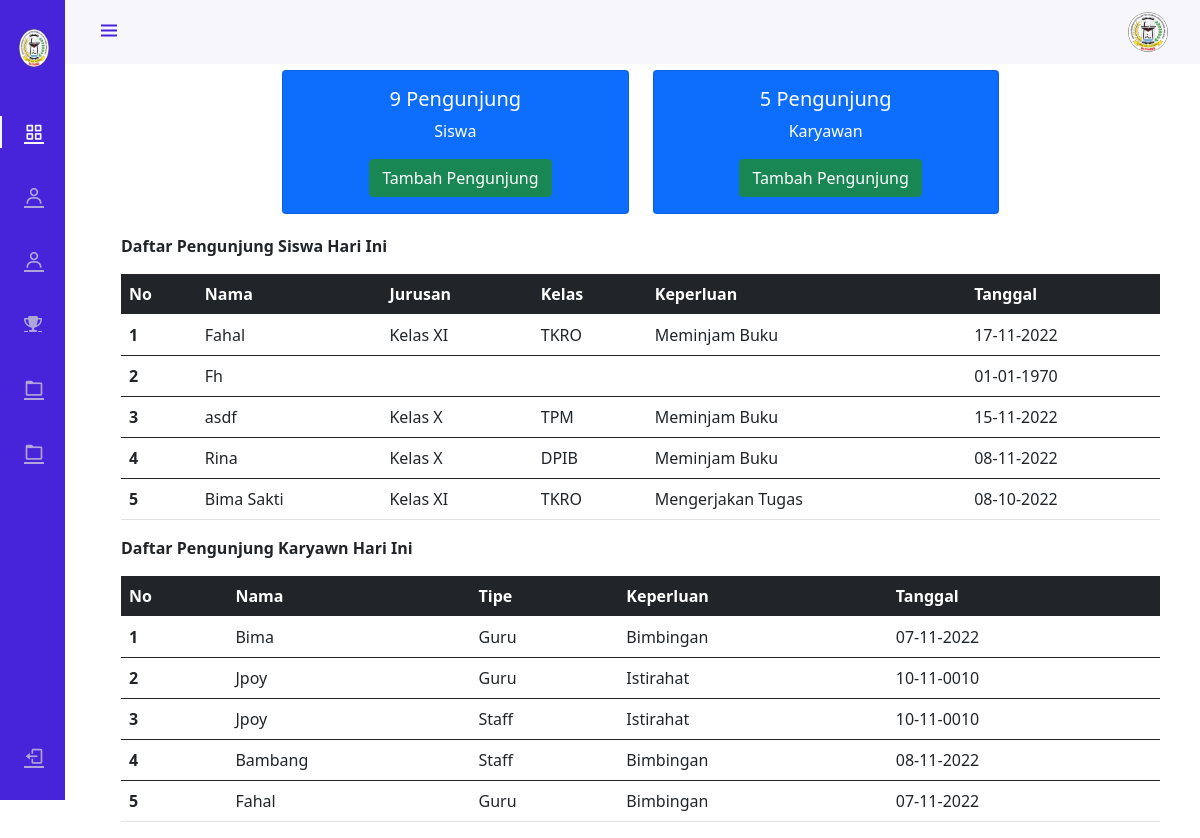
The page / (signed in) on the database its author committed.
### tables this page shows
CREATE TABLE `siswa` (
  `id` int(11) NOT NULL,
  `nama` varchar(256) NOT NULL,
  `kelas` varchar(256) NOT NULL,
  `jurusan` varchar(256) NOT NULL,
  `keperluan` varchar(256) NOT NULL,
  `tanggal` varchar(256) NOT NULL
);

CREATE TABLE `karyawan` (
  `id` int(11) NOT NULL,
  `nama` varchar(256) NOT NULL,
  `tipe` varchar(256) NOT NULL,
  `keperluan` varchar(256) NOT NULL,
  `tanggal` datetime NOT NULL
);

### index.php (the view, shortened to what this page needs)
<?php
include 'koneksi.php';
include 'templates/header.php';
$query_siswa = "SELECT count(*) AS jumlah FROM siswa";
$siswa = $conn->prepare($query_siswa);
$siswa->execute();
$res1 = $siswa->get_result();
$row = $res1->fetch_assoc();
$total_records_siswa = $row['jumlah'];
$query_karyawan = "SELECT count(*) AS jumlah FROM karyawan";
$karyawan = $conn->prepare($query_karyawan);
$karyawan->execute();
$res1 = $karyawan->get_result();
$row = $res1->fetch_assoc();
$total_records_karyawan = $row['jumlah'];
?>
<div class="content">
  <div class="row">
    <div class="col-sm-4 ">
      <div class="card bg-primary">
        <div class="card-body text-center text-white">
          <h5 class="card-title"><?php echo $total_records_siswa; ?> Pengunjung</h5>
          <p class="card-text">Siswa</p>
          <a href="siswa.php" class="btn btn-success">Tambah Pengunjung</a>
        </div>
      </div>
    </div>
    <div class="col-sm-4 ">
      <div class="card bg-primary">
        <div class="card-body text-center text-white">
          <h5 class="card-title"><?php echo $total_records_karyawan; ?> Pengunjung</h5>
          <p class="card-text">Karyawan</p>
          <a href="karyawan.php" class="btn btn-success">Tambah Pengunjung</a>
        </div>
      </div>
    </div>
  </div>
</div>
<div class="container">
  <div class="container-fluid">
    <nav aria-label="breadcrumb">
      <ol class="breadcrumb">
        <li class="breadcrumb-item" aria-current="page" style="font-weight: 800;">Daftar Pengunjung Siswa Hari Ini</li>
      </ol>
    </nav>
    <table class="table">
      <thead>
        <tr class="table-dark">
          <th scope="col">No</th>
          <th scope="col">Nama</th>
          <th scope="col">Jurusan</th>
          <th scope="col">Kelas</th>
          <th scope="col">Keperluan</th>
          <th scope="col">Tanggal</th>
        </tr>
      </thead>
      <tbody>
        <?php
        include "koneksi.php";
        $data = mysqli_query($conn, "select * from siswa ORDER BY id DESC LIMIT 5");
        $no = 1;
        while ($row = mysqli_fetch_array($data)) {
        ?>
          <tr>
            <th><?= $no++ ?></th>
            <td><?= $row['nama'] ?></td>
            <td><?= $row['kelas'] ?></td>
            <td><?= $row['jurusan'] ?></td>
            <td><?= $row['keperluan'] ?></td>
            <td><?= date('d-m-Y', strtotime($row["tanggal"]));   ?></td>
          </tr>
      </tbody>
    <?php } ?>
    </table>
  </div>
</div>
<div class="container">
  <div class="container-fluid">
    <nav aria-label="breadcrumb">
      <ol class="breadcrumb">
        <li class="breadcrumb-item" aria-current="page" style="font-weight: 800;">Daftar Pengunjung Karyawn Hari Ini</li>
      </ol>
    </nav>
    <table class="table">
      <thead>
        <tr class="table-dark">
          <th scope="col">No</th>
          <th scope="col">Nama</th>
          <th scope="col">Tipe</th>
          <th scope="col">Keperluan</th>
          <th scope="col">Tanggal</th>
        </tr>
      </thead>
      <tbody>
        <?php
        include "koneksi.php";
        $data = mysqli_query($conn, "select * from karyawan ORDER BY id DESC LIMIT 5");
        $no = 1;
        while ($row = mysqli_fetch_array($data)) {
        ?>
          <tr>
            <th><?= $no++ ?></th>
            <td><?= $row['nama'] ?></td>
            <td><?= $row['tipe'] ?></td>
            <td><?= $row['keperluan'] ?></td>
            <td><?= date('d-m-Y', strtotime($row["tanggal"]));   ?></td>
          </tr>
      </tbody>
    <?php } ?>
    </table>
  </div>
</div>
<?php
include 'templates/footer.php'
?>

### templates/header.php (shortened to what this page needs)
<!doctype html>
<html lang="en">
<head>
    <link rel="stylesheet" href="style/style.css">
    <link rel="stylesheet" href="https://cdn.jsdelivr.net/npm/bootstrap@5.0.0-beta1/dist/css/bootstrap.min.css">
    <link href="https://cdn.jsdelivr.net/npm/bootstrap@5.0.2/dist/css/bootstrap.min.css" rel="stylesheet">
    <link rel="stylesheet" href="https://cdn.jsdelivr.net/npm/bootstrap@5.0.0-beta1/dist/js/bootstrap.bundle.min.js">
    <link rel="stylesheet" href="https://cdn.jsdelivr.net/npm/bootstrap@5.0.0-beta1/dist/js/bootstrap.bundle.min.js">
    <link rel="stylesheet" href="https://cdn.jsdelivr.net/npm/boxicons@latest/css/boxicons.min.css">
</head>
<body id="body-pd">
    <header class="header" id="header">
        <div class="header_toggle"> <i class='bx bx-menu' id="header-toggle"></i> </div>
        <div class="header_img"> <img src="<?= 'style/img/Logo_PU.png' ?>" alt=""> </div>
    </header>
    <div class="l-navbar" id="nav-bar">
        <nav class="nav">
            <div>
                <a href="index" class="nav_logo">
                    <img src="<?= 'style/img/Logo_PU.png' ?>" alt="LOGO PU">
                </a>
                <div class="nav_list">
                    <a href="<?= 'index' ?>" class="nav_link active">
                        <i class='bx bx-grid-alt nav_icon'></i>
                    </a>
                    <a href="siswa" class="nav_link">
                        <i class='bx bx-user nav_icon'></i>
                    </a>
                    <a href="karyawan" class="nav_link">
                        <i class='bx bx-user nav_icon'></i>
                    </a>
                    <a href="top-pengunjung" class="nav_link">
                        <i class="fa-solid fa-trophy"></i>
                    </a>
                    <a href="report-siswa" class="nav_link">
                        <i class='bx bx-folder nav_icon'></i>
                    </a>
                    <a href="report-karyawan" class="nav_link">
                        <i class='bx bx-folder nav_icon'></i>
                    </a>
                </div>
            </div>
            <a href="logout" class="nav_link">
                <i class='bx bx-log-out nav_icon'></i>
            </a>
        </nav>
    </div>

### templates/footer.php (shortened to what this page needs)
</body>
</html>

### style/style.css (style rules this page uses)
:root { --header-height: 3rem; --nav-width: 65px; --first-color: #4723D9; --first-color-light: #AFA5D9; --white-color: #F7F6FB; --body-font: 'Nunito', sans-serif; --normal-font-size: 1rem; --z-fixed: 100; }
body { position: relative; margin: var(--header-height) 0 0 0; padding: 0 1rem; font-family: var(--body-font); font-size: var(--normal-font-size); transition: .5s; }
a { text-decoration: none }
.row { justify-content: center; }
.container { margin-top: 10px; }
.col-sm-4 { margin-bottom: 10px; }
.header { width: 100%; height: var(--header-height); position: fixed; top: 0; left: 0; display: flex; align-items: center; justify-content: space-between; padding: 0 1rem; background-color: var(--white-color); z-index: var(--z-fixed); transition: .5s }
.header_toggle { color: var(--first-color); font-size: 1.5rem; cursor: pointer }
.header_img { width: 35px; height: 35px; display: flex; justify-content: center; border-radius: 50%; overflow: hidden }
.header_img img { width: 40px }
.l-navbar { position: fixed; top: 0; left: -30%; width: var(--nav-width); height: 100vh; background-color: var(--first-color); padding: .5rem 1rem 0 0; transition: .5s; z-index: var(--z-fixed) }
.nav { height: 100%; display: flex; flex-direction: column; justify-content: space-between; overflow: hidden }
.nav_logo, .nav_link { display: grid; grid-template-columns: max-content max-content; align-items: center; column-gap: 1rem; padding: .5rem 0 .5rem 1.5rem }
.nav_logo { margin-bottom: 2rem }
.nav_link { position: relative; color: var(--first-color-light); margin-bottom: 1.5rem; transition: .3s }
.nav_icon { font-size: 1.25rem }
.nav img { width: 30px; margin: -5px; }
.active { color: var(--white-color) }
.active::before { content: ''; position: absolute; left: 0; width: 2px; height: 32px; background-color: var(--white-color) }
.content { margin-top: 70px; }
.btn { margin-left: 10px }
@media screen and (min-width: 768px) { body { margin: calc(var(--header-height) + 1rem) 0 0 0; padding-left: calc(var(--nav-width) + 2rem) } }
@media screen and (min-width: 768px) { .header { height: calc(var(--header-height) + 1rem); padding: 0 2rem 0 calc(var(--nav-width) + 2rem) } }
@media screen and (min-width: 768px) { .header_img { width: 40px; height: 40px } }
@media screen and (min-width: 768px) { .header_img img { width: 45px } }
@media screen and (min-width: 768px) { .l-navbar { left: 0; padding: 1rem 1rem 0 0 } }

### rows shown on the page
siswa: nama "Fahal", kelas "Kelas XI", jurusan "TKRO", keperluan "Meminjam Buku", tanggal "17-11-2022"
siswa: nama "Fh", tanggal "01-01-1970"
siswa: nama "asdf", kelas "Kelas X", jurusan "TPM", keperluan "Meminjam Buku", tanggal "15-11-2022"
siswa: nama "Rina", kelas "Kelas X", jurusan "DPIB", keperluan "Meminjam Buku", tanggal "08-11-2022"
siswa: nama "Bima Sakti", kelas "Kelas XI", jurusan "TKRO", keperluan "Mengerjakan Tugas", tanggal "08-10-2022"
karyawan: nama "Bima", tipe "Guru", keperluan "Bimbingan", tanggal "07-11-2022"
karyawan: nama "Jpoy", tipe "Guru", keperluan "Istirahat", tanggal "10-11-0010"
karyawan: nama "Jpoy", tipe "Staff", keperluan "Istirahat", tanggal "10-11-0010"
karyawan: nama "Bambang", tipe "Staff", keperluan "Bimbingan", tanggal "08-11-2022"
karyawan: nama "Fahal", tipe "Guru", keperluan "Bimbingan", tanggal "07-11-2022"

### other values the page prints
$total_records_siswa "9"
$total_records_karyawan "5"
